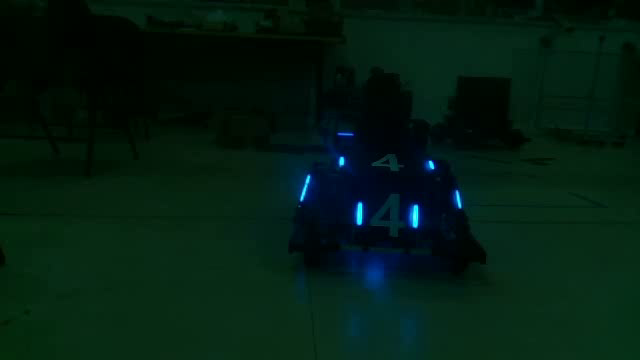
//> input picture frame 0 of Demo5/Demo5/test.avi, 640 x 360 px
$ ./main   (built with g++ and OpenCV 4)
//> lines starting //> are read from the running program, lines starting //| are printed output that depends on the picture; after the words box and inside, x2 and y2 are one past the last pixel; in counts of white or black regions, pixels touching at a corner belong together
#include<opencv2/opencv.hpp>
#include<iostream>
#include <opencv2/highgui/highgui.hpp>
using namespace std;

using namespace cv;
int redThre = 49; // 115~135
int saturationTh = 7; //55~65
Mat CheckColor(Mat &inImg);
void DrawFire(Mat &inputImg, Mat foreImg);

int main()
{
	VideoCapture capture("test.avi");

	while (1)
	{
		Mat frame;

		capture >> frame;
//> frame is the input picture: 360 rows x 640 cols, CV_8UC3; mean B, G, R 17.4, 28.5, 3.2
		if (frame.empty())
			break;
		namedWindow("Control", WINDOW_AUTOSIZE);
		//createTrackbar("redThre", "Control", &redThre, 255);
		//createTrackbar("saturationTh", "Control", &saturationTh, 255);
		CheckColor(frame);
		waitKey(33);
	}
	return 0;
}

//The Color Check is According to "An Early Fire-Detection Method Based on Image Processing"
//The Author is:Thou-Ho (Chao-Ho) Chen, Ping-Hsueh Wu, and Yung-Chuen Chiou

Mat CheckColor(Mat &inImg)
{
	Mat fireImg;
	fireImg.create(inImg.size(), CV_8UC1);
	Mat multiRGB[3];
	int a = inImg.channels();
//> a = 3
	split(inImg, multiRGB); //将图片拆分成R,G,B,三通道的颜色
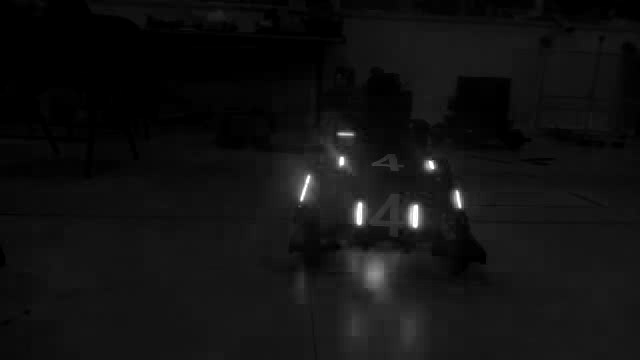
//> multiRGB[0]: 360 rows x 640 cols, CV_8UC1; min 0, max 255, mean 17.4
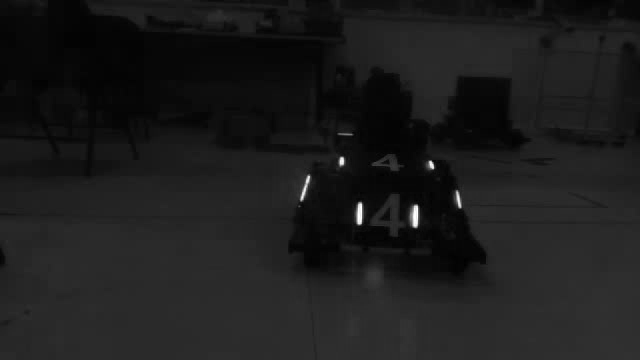
//> multiRGB[1]: 360 rows x 640 cols, CV_8UC1; min 0, max 255, mean 28.5
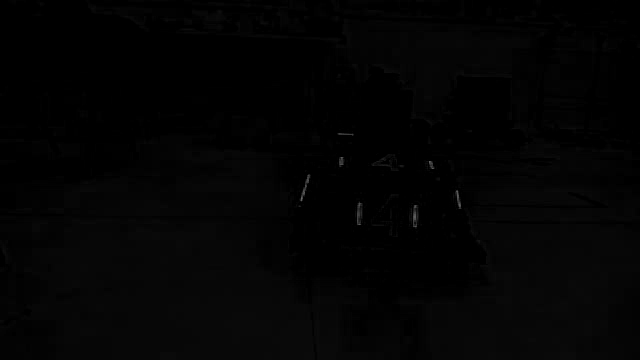
//> multiRGB[2]: 360 rows x 640 cols, CV_8UC1; min 0, max 104, mean 3.2

	for (int i = 0; i < inImg.rows; i++)
	{
		for (int j = 0; j < inImg.cols; j++)
		{
			float B, G, R;
			B = multiRGB[0].at<uchar>(i, j); //每个像素的R,G,B值,动态地址计算法
			G = multiRGB[1].at<uchar>(i, j);
			R = multiRGB[2].at<uchar>(i, j);

			float maxValue = max(max(B, G), R);
			float minValue = min(min(B, G), R);
			//与HSI中S分量的计算公式
			double S = (1 - 3.0*minValue / (R + G + B));//

			//R > RT  R>=G>=B  S>=((255-R)*ST/RT)
			if (B > redThre &&B >= G && G >= R && S > ((255 - B) * saturationTh / redThre))
			{
				fireImg.at<uchar>(i, j) = 255;
			}
			else
			{
				fireImg.at<uchar>(i, j) = 0;
			}
		}
	}
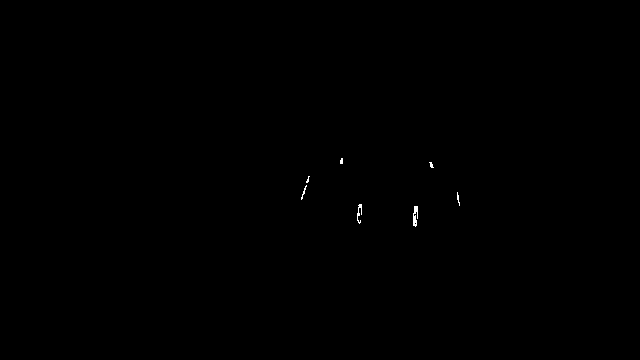
//> fireImg: 360 rows x 640 cols, CV_8UC1; 0.09% white in thin lines or dots, all inside (x1, y1, x2, y2) = (301, 158, 460, 227)

	//erode(fireImg, fireImg, Mat(3, 3, CV_8UC1));
	//GaussianBlur(fireImg, fireImg, Size(5, 5), 0, 0);
	medianBlur(fireImg, fireImg, 5);
	dilate(fireImg, fireImg, Mat(5, 5, CV_8UC1));
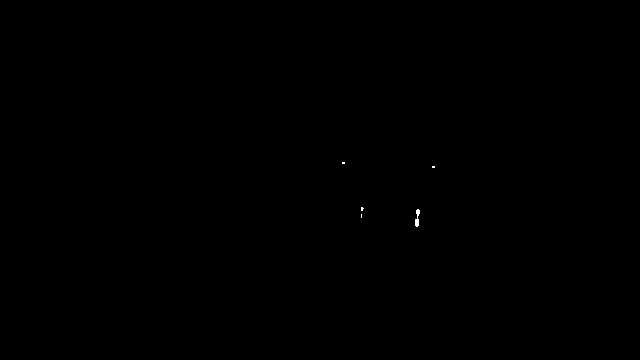
//> fireImg: 360 rows x 640 cols, CV_8UC1; 0.03% white; 5 white regions (4 under 20 px)
	imshow("Binary", fireImg);
	DrawFire(inImg, fireImg);
	return fireImg;
}

void DrawFire(Mat &inputImg, Mat foreImg)
{
	vector<vector<Point>> contours_set;//保存轮廓提取后的点集及拓扑关系
	findContours(foreImg, contours_set, RETR_EXTERNAL, CHAIN_APPROX_NONE);
//> contours_set = 5 contours, 4 with area under 20; largest, box (x1, y1, x2, y2) and area: (415, 209, 420, 227) 36
	Point point1;
	Point point2;
	float a = 0.4, b = 0.75;
	float xmin1 = a * inputImg.cols, ymin1 = inputImg.rows, xmax1 = 0, ymax1 = 0;
//> xmin1 = 256; ymin1 = 360
	float xmin2 = b * inputImg.cols, ymin2 = inputImg.rows, xmax2 = a * inputImg.cols, ymax2 = 0;
//> xmin2 = 480; ymin2 = 360; xmax2 = 256
	float xmin3 = inputImg.cols, ymin3 = inputImg.rows, xmax3 = b * inputImg.cols, ymax3 = 0;
//> xmin3 = 640; ymin3 = 360; xmax3 = 480
	Rect finalRect1;
	Rect finalRect2;
	Rect finalRect3;
	vector<vector<Point> >::iterator iter = contours_set.begin();
	for (; iter != contours_set.end();)
	{
		Rect rect = boundingRect(*iter);
		float radius;
		Point2f center;
		minEnclosingCircle(*iter, center, radius);

		if (rect.area() > 0)
		{
			point1.x = rect.x;
			point1.y = rect.y;
			point2.x = point1.x + rect.width;
			point2.y = point1.y + rect.height;

			if (point2.x < a*inputImg.cols)
			{
				if (point1.x < xmin1)
					xmin1 = point1.x;
				if (point1.y < ymin1)
					ymin1 = point1.y;
				if (point2.x > xmax1 && point2.x < xmax2)
					xmax1 = point2.x;
				if (point2.y > ymax1)
					ymax1 = point2.y;
			}

			if (point2.x < b*inputImg.cols&&point2.x > a*inputImg.cols)
			{
				if (point1.x < xmin2 && point1.x>xmin1)
					xmin2 = point1.x;
				if (point1.y < ymin2)
					ymin2 = point1.y;
				if (point2.x > xmax2 && point2.x < xmax3)
					xmax2 = point2.x;
				if (point2.y > ymax2)
					ymax2 = point2.y;
			}

			if (point2.x < inputImg.cols&&point2.x > b*inputImg.cols)
			{
				if (point1.x < xmin3 && point1.x>xmin2)
					xmin3 = point1.x;
				if (point1.y < ymin3)
					ymin3 = point1.y;
				if (point2.x > xmax3)
					xmax3 = point2.x;
				if (point2.y > ymax3)
					ymax3 = point2.y;
			}

			++iter;
		}
		else
		{
			iter = contours_set.erase(iter);
		}

	}
//> this loop made 5 passes
//> (rect, center, radius, xmin2, ymin2, xmax2, ymax2) on pass 1: (Rect(361, 214, 1, 4), Point(361, 215.5), 1.5, 361, 214, 362, 218)
//> (rect, center, radius, ymin2, xmax2, ymax2) on pass 2: (Rect(415, 209, 5, 18), Point(417, 217.5), 8.56, 209, 420, 227)
//> after the loop, xmin1 = 256; ymin1 = 360; xmax1 = 0; ymax1 = 0; xmin2 = 342; ymin2 = 162; xmax2 = 435; ymax2 = 227; xmin3 = 640; ymin3 = 360; xmax3 = 480


	if (xmin1 == a * inputImg.cols&& ymin1 == inputImg.rows&&xmax1 == 0 && ymax1 == 0)
	{
		xmin1 = ymin1 = xmax1 = ymax1 = 0;
	}
	if (xmin2 == b * inputImg.cols&& ymin2 == inputImg.rows&& xmax2 == a * inputImg.cols&& ymax2 == 0)
	{
		xmin2 = ymin2 = xmax2 = ymax2 = 0;
	}
	if (xmin3 == inputImg.cols&&ymin3 == inputImg.rows&& xmax3 == b * inputImg.cols&& ymax3 == 0)
	{
		xmin3 = ymin3 = xmax3 = ymax3 = 0;
	}
	finalRect1 = Rect(xmin1, ymin1, xmax1 - xmin1, ymax1 - ymin1);
	finalRect2 = Rect(xmin2, ymin2, xmax2 - xmin2, ymax2 - ymin2);
//> finalRect2 = Rect(342, 162, 93, 65)
	finalRect3 = Rect(xmin3, ymin3, xmax3 - xmin3, ymax3 - ymin3);
	rectangle(inputImg, finalRect1, Scalar(0, 255, 0));
	rectangle(inputImg, finalRect2, Scalar(0, 255, 0));
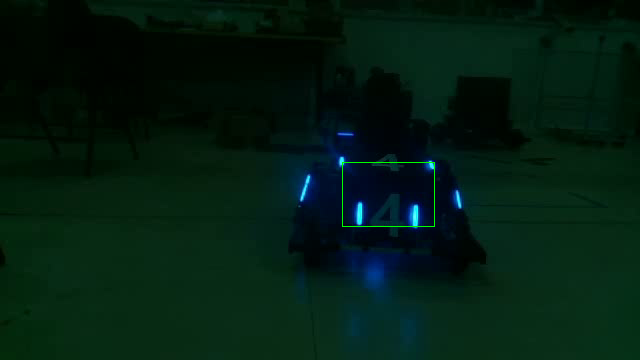
//> inputImg: 360 rows x 640 cols, CV_8UC3; 0.14% of pixels changed, all inside (x1, y1, x2, y2) = (342, 162, 435, 227)
	rectangle(inputImg, finalRect3, Scalar(0, 255, 0));
	imshow("Fire_Detection", inputImg);
}
